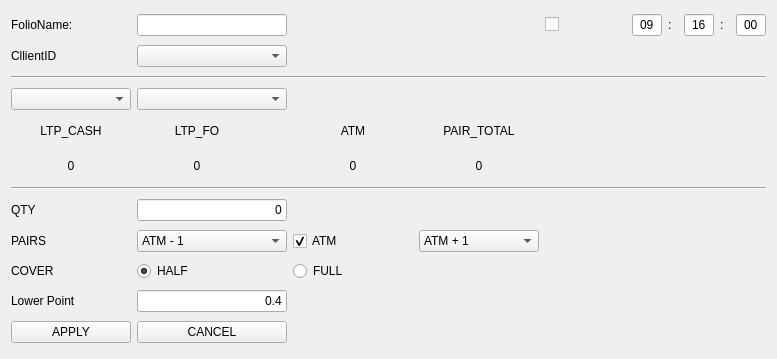
<?xml version="1.0" encoding="UTF-8"?>
<ui version="4.0">
 <class>Form</class>
 <widget class="QWidget" name="Form">
  <property name="geometry">
   <rect>
    <x>0</x>
    <y>0</y>
    <width>777</width>
    <height>359</height>
   </rect>
  </property>
  <property name="windowTitle">
   <string>Form</string>
  </property>
  <layout class="QGridLayout" name="gridLayout">
   <item row="6" column="1">
    <widget class="QLabel" name="label_3">
     <property name="minimumSize">
      <size>
       <width>120</width>
       <height>0</height>
      </size>
     </property>
     <property name="maximumSize">
      <size>
       <width>120</width>
       <height>25</height>
      </size>
     </property>
     <property name="text">
      <string>&lt;html&gt;&lt;head/&gt;&lt;body&gt;&lt;p align=&quot;center&quot;&gt;LTP_FO&lt;/p&gt;&lt;/body&gt;&lt;/html&gt;</string>
     </property>
    </widget>
   </item>
   <item row="3" column="0">
    <widget class="QComboBox" name="cbSymbol"/>
   </item>
   <item row="9" column="0">
    <widget class="QLabel" name="label_12">
     <property name="text">
      <string>QTY</string>
     </property>
    </widget>
   </item>
   <item row="3" column="1">
    <widget class="QComboBox" name="cbExp">
     <property name="maximumSize">
      <size>
       <width>150</width>
       <height>16777215</height>
      </size>
     </property>
    </widget>
   </item>
   <item row="10" column="2">
    <widget class="QCheckBox" name="checkBox">
     <property name="text">
      <string>ATM</string>
     </property>
     <property name="checked">
      <bool>true</bool>
     </property>
    </widget>
   </item>
   <item row="12" column="0">
    <widget class="QLabel" name="label_15">
     <property name="text">
      <string>Lower Point</string>
     </property>
    </widget>
   </item>
   <item row="11" column="0">
    <widget class="QLabel" name="label_14">
     <property name="text">
      <string>COVER</string>
     </property>
    </widget>
   </item>
   <item row="6" column="2">
    <widget class="QLabel" name="label_4">
     <property name="minimumSize">
      <size>
       <width>120</width>
       <height>0</height>
      </size>
     </property>
     <property name="maximumSize">
      <size>
       <width>120</width>
       <height>25</height>
      </size>
     </property>
     <property name="text">
      <string>&lt;html&gt;&lt;head/&gt;&lt;body&gt;&lt;p align=&quot;center&quot;&gt;ATM&lt;/p&gt;&lt;/body&gt;&lt;/html&gt;</string>
     </property>
    </widget>
   </item>
   <item row="0" column="0">
    <widget class="QLabel" name="label">
     <property name="text">
      <string>FolioName:</string>
     </property>
    </widget>
   </item>
   <item row="10" column="1">
    <widget class="QComboBox" name="cbUpperRange">
     <property name="maximumSize">
      <size>
       <width>150</width>
       <height>16777215</height>
      </size>
     </property>
     <item>
      <property name="text">
       <string>ATM - 1</string>
      </property>
     </item>
     <item>
      <property name="text">
       <string>ATM - 2</string>
      </property>
     </item>
     <item>
      <property name="text">
       <string>ATM - 3</string>
      </property>
     </item>
     <item>
      <property name="text">
       <string>ATM - 4</string>
      </property>
     </item>
     <item>
      <property name="text">
       <string>ATM - 5</string>
      </property>
     </item>
     <item>
      <property name="text">
       <string>ATM - 6</string>
      </property>
     </item>
     <item>
      <property name="text">
       <string>ATM - 7</string>
      </property>
     </item>
     <item>
      <property name="text">
       <string>ATM - 8</string>
      </property>
     </item>
    </widget>
   </item>
   <item row="0" column="6">
    <widget class="QLabel" name="label_6">
     <property name="maximumSize">
      <size>
       <width>10</width>
       <height>16777215</height>
      </size>
     </property>
     <property name="text">
      <string>:</string>
     </property>
    </widget>
   </item>
   <item row="0" column="1">
    <widget class="QLineEdit" name="leFolioName">
     <property name="maximumSize">
      <size>
       <width>150</width>
       <height>16777215</height>
      </size>
     </property>
    </widget>
   </item>
   <item row="7" column="2">
    <widget class="QLabel" name="label_9">
     <property name="minimumSize">
      <size>
       <width>120</width>
       <height>0</height>
      </size>
     </property>
     <property name="maximumSize">
      <size>
       <width>120</width>
       <height>25</height>
      </size>
     </property>
     <property name="text">
      <string>0</string>
     </property>
     <property name="alignment">
      <set>Qt::AlignCenter</set>
     </property>
    </widget>
   </item>
   <item row="0" column="7">
    <widget class="QLineEdit" name="lt2">
     <property name="minimumSize">
      <size>
       <width>30</width>
       <height>0</height>
      </size>
     </property>
     <property name="maximumSize">
      <size>
       <width>30</width>
       <height>16777215</height>
      </size>
     </property>
     <property name="text">
      <string>16</string>
     </property>
     <property name="alignment">
      <set>Qt::AlignCenter</set>
     </property>
    </widget>
   </item>
   <item row="7" column="1">
    <widget class="QLabel" name="label_8">
     <property name="minimumSize">
      <size>
       <width>120</width>
       <height>0</height>
      </size>
     </property>
     <property name="maximumSize">
      <size>
       <width>120</width>
       <height>25</height>
      </size>
     </property>
     <property name="text">
      <string>0</string>
     </property>
     <property name="alignment">
      <set>Qt::AlignCenter</set>
     </property>
    </widget>
   </item>
   <item row="0" column="8">
    <widget class="QLabel" name="label_5">
     <property name="maximumSize">
      <size>
       <width>10</width>
       <height>16777215</height>
      </size>
     </property>
     <property name="text">
      <string>:</string>
     </property>
    </widget>
   </item>
   <item row="12" column="1">
    <widget class="QLineEdit" name="leLowerPoint">
     <property name="maximumSize">
      <size>
       <width>150</width>
       <height>16777215</height>
      </size>
     </property>
     <property name="text">
      <string>0.4</string>
     </property>
     <property name="alignment">
      <set>Qt::AlignRight|Qt::AlignTrailing|Qt::AlignVCenter</set>
     </property>
    </widget>
   </item>
   <item row="0" column="4">
    <widget class="QCheckBox" name="cbPunchOnETime">
     <property name="text">
      <string/>
     </property>
    </widget>
   </item>
   <item row="10" column="3">
    <widget class="QComboBox" name="cbLowerRange">
     <item>
      <property name="text">
       <string>ATM + 1</string>
      </property>
     </item>
     <item>
      <property name="text">
       <string>ATM + 2</string>
      </property>
     </item>
     <item>
      <property name="text">
       <string>ATM + 3</string>
      </property>
     </item>
     <item>
      <property name="text">
       <string>ATM + 4</string>
      </property>
     </item>
     <item>
      <property name="text">
       <string>ATM + 5</string>
      </property>
     </item>
     <item>
      <property name="text">
       <string>ATM + 6</string>
      </property>
     </item>
     <item>
      <property name="text">
       <string>ATM + 7</string>
      </property>
     </item>
     <item>
      <property name="text">
       <string>ATM + 8</string>
      </property>
     </item>
     <item>
      <property name="text">
       <string>ATM + 9</string>
      </property>
     </item>
    </widget>
   </item>
   <item row="7" column="3">
    <widget class="QLabel" name="label_11">
     <property name="minimumSize">
      <size>
       <width>120</width>
       <height>0</height>
      </size>
     </property>
     <property name="maximumSize">
      <size>
       <width>120</width>
       <height>16777215</height>
      </size>
     </property>
     <property name="text">
      <string>0</string>
     </property>
     <property name="alignment">
      <set>Qt::AlignCenter</set>
     </property>
    </widget>
   </item>
   <item row="9" column="1">
    <widget class="QLineEdit" name="leQty">
     <property name="maximumSize">
      <size>
       <width>150</width>
       <height>16777215</height>
      </size>
     </property>
     <property name="text">
      <string>0</string>
     </property>
     <property name="alignment">
      <set>Qt::AlignRight|Qt::AlignTrailing|Qt::AlignVCenter</set>
     </property>
    </widget>
   </item>
   <item row="0" column="9">
    <widget class="QLineEdit" name="lt3">
     <property name="minimumSize">
      <size>
       <width>30</width>
       <height>0</height>
      </size>
     </property>
     <property name="maximumSize">
      <size>
       <width>30</width>
       <height>16777215</height>
      </size>
     </property>
     <property name="text">
      <string>00</string>
     </property>
     <property name="alignment">
      <set>Qt::AlignCenter</set>
     </property>
    </widget>
   </item>
   <item row="6" column="3">
    <widget class="QLabel" name="label_10">
     <property name="minimumSize">
      <size>
       <width>120</width>
       <height>0</height>
      </size>
     </property>
     <property name="maximumSize">
      <size>
       <width>120</width>
       <height>16777215</height>
      </size>
     </property>
     <property name="text">
      <string>&lt;html&gt;&lt;head/&gt;&lt;body&gt;&lt;p align=&quot;center&quot;&gt;PAIR_TOTAL&lt;/p&gt;&lt;/body&gt;&lt;/html&gt;</string>
     </property>
    </widget>
   </item>
   <item row="13" column="0">
    <widget class="QPushButton" name="pbApply">
     <property name="text">
      <string>APPLY</string>
     </property>
    </widget>
   </item>
   <item row="0" column="5">
    <widget class="QLineEdit" name="lt1">
     <property name="minimumSize">
      <size>
       <width>30</width>
       <height>0</height>
      </size>
     </property>
     <property name="maximumSize">
      <size>
       <width>30</width>
       <height>16777215</height>
      </size>
     </property>
     <property name="text">
      <string>09</string>
     </property>
     <property name="alignment">
      <set>Qt::AlignCenter</set>
     </property>
    </widget>
   </item>
   <item row="11" column="1">
    <widget class="QRadioButton" name="rbCHalf">
     <property name="text">
      <string>HALF</string>
     </property>
     <property name="checked">
      <bool>true</bool>
     </property>
    </widget>
   </item>
   <item row="7" column="0">
    <widget class="QLabel" name="label_7">
     <property name="minimumSize">
      <size>
       <width>120</width>
       <height>0</height>
      </size>
     </property>
     <property name="maximumSize">
      <size>
       <width>120</width>
       <height>25</height>
      </size>
     </property>
     <property name="text">
      <string>0</string>
     </property>
     <property name="alignment">
      <set>Qt::AlignCenter</set>
     </property>
    </widget>
   </item>
   <item row="13" column="1">
    <widget class="QPushButton" name="pbCancel">
     <property name="maximumSize">
      <size>
       <width>150</width>
       <height>16777215</height>
      </size>
     </property>
     <property name="text">
      <string>CANCEL</string>
     </property>
    </widget>
   </item>
   <item row="0" column="2" colspan="2">
    <widget class="Line" name="line">
     <property name="styleSheet">
      <string notr="true">background-color: transparent;</string>
     </property>
     <property name="orientation">
      <enum>Qt::Horizontal</enum>
     </property>
    </widget>
   </item>
   <item row="8" column="0" colspan="10">
    <widget class="Line" name="line_4">
     <property name="orientation">
      <enum>Qt::Horizontal</enum>
     </property>
    </widget>
   </item>
   <item row="11" column="2">
    <widget class="QRadioButton" name="rbCFull">
     <property name="text">
      <string>FULL</string>
     </property>
    </widget>
   </item>
   <item row="10" column="0">
    <widget class="QLabel" name="label_13">
     <property name="text">
      <string>PAIRS</string>
     </property>
    </widget>
   </item>
   <item row="2" column="0" colspan="10">
    <widget class="Line" name="line_3">
     <property name="orientation">
      <enum>Qt::Horizontal</enum>
     </property>
    </widget>
   </item>
   <item row="6" column="0">
    <widget class="QLabel" name="label_2">
     <property name="minimumSize">
      <size>
       <width>120</width>
       <height>0</height>
      </size>
     </property>
     <property name="maximumSize">
      <size>
       <width>120</width>
       <height>25</height>
      </size>
     </property>
     <property name="text">
      <string>&lt;html&gt;&lt;head/&gt;&lt;body&gt;&lt;p align=&quot;center&quot;&gt;LTP_CASH&lt;/p&gt;&lt;/body&gt;&lt;/html&gt;</string>
     </property>
    </widget>
   </item>
   <item row="1" column="0">
    <widget class="QLabel" name="label_16">
     <property name="text">
      <string>CllientID</string>
     </property>
    </widget>
   </item>
   <item row="1" column="1">
    <widget class="QComboBox" name="comboBox"/>
   </item>
  </layout>
 </widget>
 <tabstops>
  <tabstop>leFolioName</tabstop>
  <tabstop>lt1</tabstop>
  <tabstop>lt2</tabstop>
  <tabstop>lt3</tabstop>
  <tabstop>cbSymbol</tabstop>
  <tabstop>cbExp</tabstop>
  <tabstop>leQty</tabstop>
  <tabstop>cbUpperRange</tabstop>
  <tabstop>checkBox</tabstop>
  <tabstop>cbLowerRange</tabstop>
  <tabstop>rbCHalf</tabstop>
  <tabstop>rbCFull</tabstop>
  <tabstop>leLowerPoint</tabstop>
  <tabstop>pbApply</tabstop>
  <tabstop>pbCancel</tabstop>
 </tabstops>
 <resources/>
 <connections/>
</ui>
